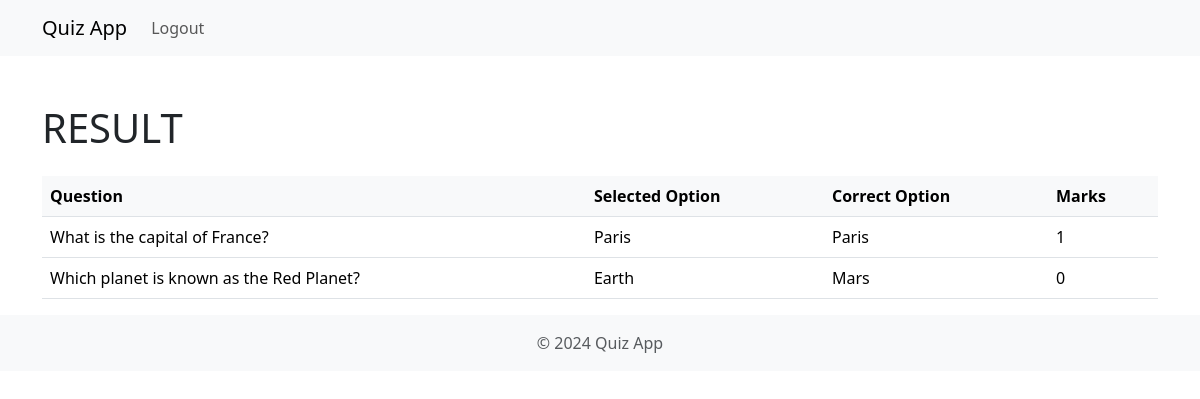
Screenshot of /quiz/exam_answer_sheet/46 (signed in) with the database file from the repository.
### quiz/models.py (models this page shows)
class QuestionAttempt(models.Model):
    quiz_attempt = models.ForeignKey(QuizAttempt, on_delete=models.CASCADE)
    question = models.ForeignKey(Question, on_delete=models.CASCADE)
    selected_option = models.ForeignKey(Option, on_delete=models.CASCADE)
    marks_obtained = models.PositiveIntegerField(null=True, blank=True)

class Question(models.Model):
    quiz = models.ForeignKey(Quiz, on_delete=models.CASCADE)
    text = models.TextField()
    def __str__(self):
        return self.text

class Option(models.Model):
    question = models.ForeignKey(Question, on_delete=models.CASCADE)
    text = models.CharField(max_length=255)
    def __str__(self):
        return self.text

class Answer(models.Model):
    question = models.ForeignKey(Question, on_delete=models.CASCADE)
    text = models.CharField(max_length=255)
    def __str__(self):
        return self.text

### quiz/views.py (the view)
# urls.py: path('exam_answer_sheet/<int:quiz_attempt>',ExamAnswerSheetView,name="exam-answer-sheet"),
def ExamAnswerSheetView(request,quiz_attempt):
    quiz_attempts = QuizAttempt.objects.get(id=quiz_attempt)
    question_attempt = QuestionAttempt.objects.filter(quiz_attempt=quiz_attempts)
    for question in question_attempt:
        print(question.question.answer_set.all())
    return render(request,"quiz/exam-answer-sheet.html",{"question_attempt":question_attempt})

### templates/quiz/exam-answer-sheet.html
{% extends 'base/quiz-header.html' %}
    {% block content %}
    <div class="container mt-5 table-container">
        <div class="d-flex justify-content-between align-items-center mb-4">
            <h1 class="mb-0">RESULT</h1>
        </div>
        <table class="table">
            <thead>
                <tr>
                    <th>Question</th>
                    <th>Selected Option</th>
                    <th>Correct Option</th>
                    <th>Marks</th>
                </tr>
            </thead>
            <tbody>
                {% for question in question_attempt %}
                <tr class="{% if question.marks_obtained == 1 %}green-row{% else %}red-row{% endif %}">
                    <td>{{ question.question }}</td>
                    <td>{{ question.selected_option }}</td>
                    <td>{{ question.question.answer_set.first.text }}</td>
                    <td>{{ question.marks_obtained }}</td>
                </tr>
                {% endfor %}
            </tbody>
        </table>
    </div>
{% endblock %}

### templates/base/quiz-header.html (style rules this page uses)
.table-container { overflow-x: auto; }
.table { width: 100%; }
.table th, .table td { padding: 8px; text-align: left; }
.table th { background-color: #f8f9fa; }
.red-row { background-color: red; }
.green-row { background-color: green; }

### rows the page displays
QuestionAttempt: question "What is the capital of France?", selected_option "Paris", question.answer_set.first.text "Paris", marks_obtained "1"
QuestionAttempt: question "Which planet is known as the Red Planet?", selected_option "Earth", question.answer_set.first.text "Mars", marks_obtained "0"
